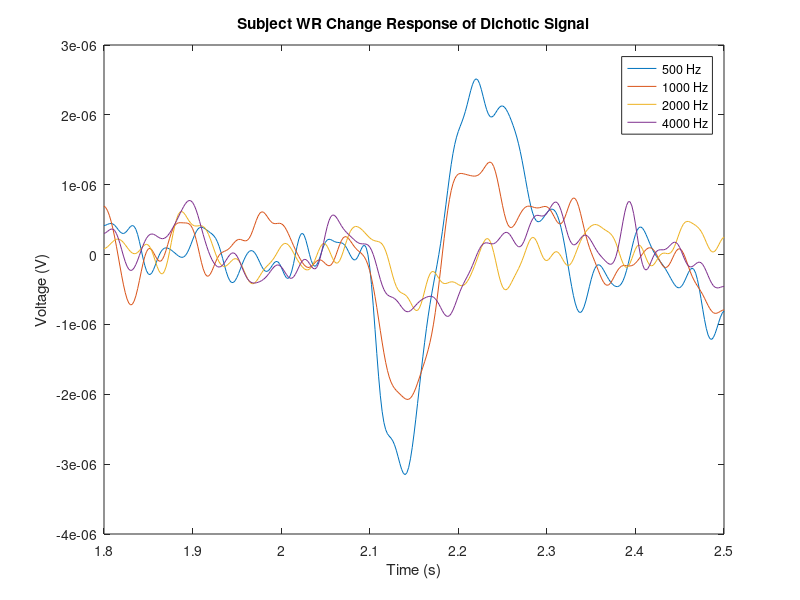

MATLAB code for this plot:
% WR_dichotic.m 
% This file plots the single subject average for the
% four conditions in an overlay plot.

clear
clc

%Load in the relevant matlab data
load('WR_dichotic_lpf.mat')

% Plot the 4 lowpassed averages at our strong electrode, FCz
figure(1)
plot(WR_500_S_lpf.Time, [WR_500_S_lpf.F(19,:);WR_1000_S_lpf.F(19,:);WR_2000_S_lpf.F(19,:);WR_4000_S_lpf.F(19,:)]);
legend('500 Hz', '1000 Hz', '2000 Hz', '4000 Hz');

title('Subject WR Change Response of Dichotic Signal');
xlabel('Time (s)');
ylabel('Voltage (V)');